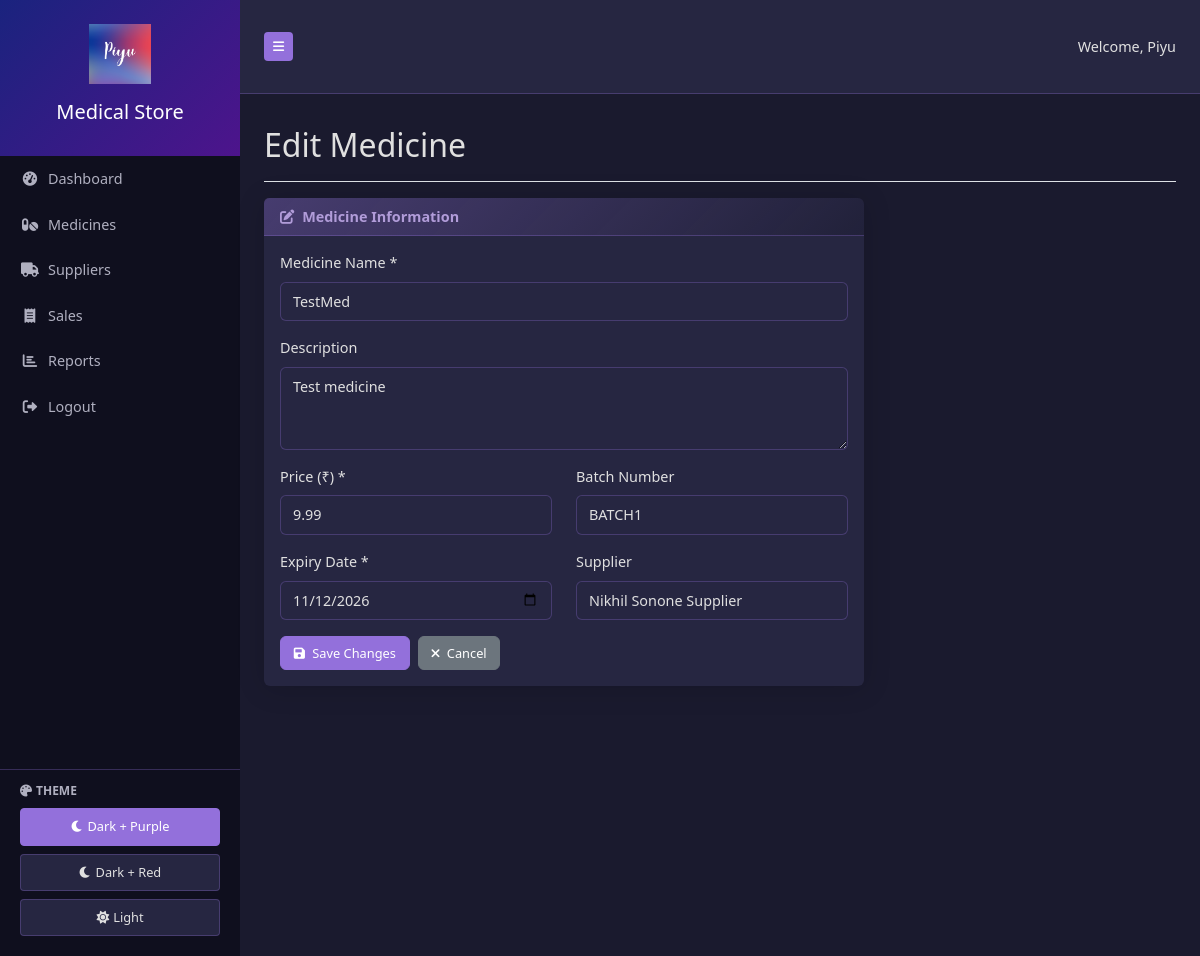
The app's page /medicine/1/edit (signed in) with its own data.
### app.py (models this page shows)
class User(UserMixin, db.Model):
    id = db.Column(db.Integer, primary_key=True)
    username = db.Column(db.String(80), unique=True, nullable=False)
    password_hash = db.Column(db.String(120), nullable=False)
    is_admin = db.Column(db.Boolean, default=False)

class Medicine(db.Model):
    id = db.Column(db.Integer, primary_key=True)
    name = db.Column(db.String(100), nullable=False)
    description = db.Column(db.Text)
    quantity = db.Column(db.Integer, nullable=False)
    price = db.Column(db.Float, nullable=False)
    supplier_id = db.Column(db.Integer, db.ForeignKey('supplier.id'))
    batch_number = db.Column(db.String(50))
    expiry_date = db.Column(db.Date, nullable=False)
    created_at = db.Column(db.DateTime, default=datetime.utcnow)

class Supplier(db.Model):
    id = db.Column(db.Integer, primary_key=True)
    name = db.Column(db.String(100), nullable=False)
    contact = db.Column(db.String(50), nullable=False)
    email = db.Column(db.String(100))
    phone = db.Column(db.String(20))
    address = db.Column(db.Text)
    gst_number = db.Column(db.String(50))
    created_at = db.Column(db.DateTime, default=datetime.utcnow)
    medicines = db.relationship('Medicine', backref='supplier_ref', lazy=True)
    purchases = db.relationship('Purchase', backref='supplier', lazy=True)

### app.py (the view, shortened to what this page needs)
@app.route('/medicine/<int:id>/edit', methods=['GET', 'POST'])
@login_required
def edit_medicine(id):
    medicine = Medicine.query.get_or_404(id)
    suppliers = Supplier.query.order_by(Supplier.name).all()
    return render_template('edit_medicine.html', medicine=medicine, suppliers=suppliers)

### app.py (called while the page is built)
@login_manager.user_loader
def load_user(user_id):
    return User.query.get(int(user_id))

### templates/edit_medicine.html (shortened to what this page needs)
{% extends "base.html" %}
{% block content %}
<div class="d-flex justify-content-between flex-wrap flex-md-nowrap align-items-center pt-3 pb-2 mb-3 border-bottom">
    <h1 class="h2">Edit Medicine</h1>
</div>
<div class="row">
    <div class="col-md-8">
        <div class="card">
            <div class="card-header">
                <i class="fas fa-edit me-1"></i>
                Medicine Information
            </div>
            <div class="card-body">
                <form method="POST">
                    <div class="mb-3">
                        <label for="name" class="form-label">Medicine Name *</label>
                        <input type="text" class="form-control" id="name" name="name" value="{{ medicine.name }}" required>
                    </div>
                    <div class="mb-3">
                        <label for="description" class="form-label">Description</label>
                        <textarea class="form-control" id="description" name="description" rows="3">{{ medicine.description or '' }}</textarea>
                    </div>
                    <div class="row">
                        <div class="col-md-6 mb-3">
                            <label for="price" class="form-label">Price (₹) *</label>
                            <input type="number" class="form-control" id="price" name="price" step="0.01" value="{{ medicine.price }}" required>
                        </div>
                        <div class="col-md-6 mb-3">
                            <label for="batch_number" class="form-label">Batch Number</label>
                            <input type="text" class="form-control" id="batch_number" name="batch_number" value="{{ medicine.batch_number or '' }}">
                        </div>
                    </div>
                    <div class="row">
                        <div class="col-md-6 mb-3">
                            <label for="expiry_date" class="form-label">Expiry Date *</label>
                            <input type="date" class="form-control" id="expiry_date" name="expiry_date" value="{{ medicine.expiry_date.strftime('%Y-%m-%d') if medicine.expiry_date else '' }}" required>
                        </div>
                        <div class="col-md-6 mb-3">
                            <label for="supplier_id" class="form-label">Supplier</label>
                            <select class="form-control" id="supplier_id" name="supplier_id">
                                {% for supplier in suppliers %}
                                <option value="{{ supplier.id }}" {% if medicine.supplier_id == supplier.id %}selected{% endif %}>{{ supplier.name }}</option>
                                {% endfor %}
                            </select>
                        </div>
                    </div>
                    <div class="d-flex gap-2">
                        <button type="submit" class="btn btn-primary">
                            <i class="fas fa-save me-1"></i> Save Changes
                        </button>
                        <a href="{{ url_for('view_medicine', id=medicine.id) }}" class="btn btn-secondary">
                            <i class="fas fa-times me-1"></i> Cancel
                        </a>
                    </div>
                </form>
            </div>
        </div>
    </div>
</div>
{% endblock %}

### templates/base.html (shortened to what this page needs)
<!DOCTYPE html>
<html lang="en">
<head>
    <link href="https://cdn.jsdelivr.net/npm/bootstrap@5.3.0/dist/css/bootstrap.min.css" rel="stylesheet">
    <link rel="stylesheet" href="https://cdnjs.cloudflare.com/ajax/libs/font-awesome/6.0.0/css/all.min.css">
    <link rel="stylesheet" href="{{ url_for('static', filename='css/style.css') }}">
</head>
<body>
    <div class="d-flex" id="wrapper">
        <div class="bg-dark text-white" id="sidebar-wrapper">
            <div class="sidebar-heading text-center py-4">
                <img src="{{ url_for('static', filename='logo.png') }}" alt="Logo" class="img-fluid mb-2" style="max-height: 60px;">
                <h5 class="mt-2">Medical Store</h5>
            </div>
            <div class="list-group list-group-flush d-flex flex-column" style="min-height: 100vh;">
                <a href="{{ url_for('dashboard') }}" class="list-group-item list-group-item-action">
                    <i class="fas fa-tachometer-alt me-2"></i>Dashboard
                </a>
                <a href="{{ url_for('medicines') }}" class="list-group-item list-group-item-action">
                    <i class="fas fa-pills me-2"></i>Medicines
                </a>
                <a href="{{ url_for('suppliers') }}" class="list-group-item list-group-item-action">
                    <i class="fas fa-truck me-2"></i>Suppliers
                </a>
                <a href="{{ url_for('sales') }}" class="list-group-item list-group-item-action">
                    <i class="fas fa-receipt me-2"></i>Sales
                </a>
                <a href="{{ url_for('reports') }}" class="list-group-item list-group-item-action">
                    <i class="fas fa-chart-bar me-2"></i>Reports
                </a>
                {% if current_user.is_authenticated %}
                    <a href="{{ url_for('logout') }}" class="list-group-item list-group-item-action">
                        <i class="fas fa-sign-out-alt me-2"></i>Logout
                    </a>
                {% endif %}
                <div class="theme-switcher mt-auto">
                    <div class="theme-label">
                        <i class="fas fa-palette me-1"></i>Theme
                    </div>
                    <button class="theme-btn active" onclick="setTheme('dark-purple')">
                        <i class="fas fa-moon me-1"></i>Dark + Purple
                    </button>
                    <button class="theme-btn" onclick="setTheme('dark-red')">
                        <i class="fas fa-moon me-1"></i>Dark + Red
                    </button>
                    <button class="theme-btn" onclick="setTheme('light')">
                        <i class="fas fa-sun me-1"></i>Light
                    </button>
                </div>
            </div>
        </div>
        <div id="page-content-wrapper">
            <nav class="navbar navbar-expand-lg border-bottom" style="background-color: var(--bg-secondary); border-color: var(--border) !important;">
                <div class="container-fluid">
                    <button class="btn btn-sm" id="menu-toggle" style="background-color: var(--accent); color: white;">
                        <i class="fas fa-bars"></i>
                    </button>
                    <div class="ms-auto">
                        <span class="navbar-text" style="color: var(--text-primary);">
                            {% if current_user.is_authenticated %}
                                Welcome, {{ current_user.username }}
                            {% endif %}
                        </span>
                    </div>
                </div>
            </nav>
            <div class="container-fluid px-4 py-3">
                {% block content %}{% endblock %}
            </div>
        </div>
    </div>
</body>
</html>

### static/css/style.css (style rules this page uses)
:root { --light-bg-primary: #f8f9fa; --light-bg-secondary: #ffffff; --light-text-primary: #212529; --light-text-secondary: #6c757d; --light-border: #dee2e6; --light-header-bg: #f8f9fc; --light-accent: #007bff; --dark-purple-bg-primary: #1a1a2e; --dark-purple-bg-secondary: #262641; --dark-purple-text-primary: #e0e0e0; --dark-purple-text-secondary: #b0b0c0; --dark-purple-sidebar-bg: #0f0f1e; --dark-purple-sidebar-header: linear-gradient(135deg, #1a237e 0%, #4d148c 100%); --dark-purple-accent: #9370db; --dark-purple-accent-light: #b19cd9; --dark-purple-accent-hover: rgba(147, 112, 219, 0.3); --dark-purple-border: rgba(147, 112, 219, 0.3); --dark-red-bg-primary: #1a1515; --dark-red-bg-secondary: #2a2025; --dark-red-text-primary: #e8e8e8; --dark-red-text-secondary: #c0c0c0; --dark-red-sidebar-bg: #0f0a0a; --dark-red-sidebar-header: linear-gradient(135deg, #5a1a1a 0%, #8b2323 100%); --dark-red-accent: #d64545; --dark-red-accent-light: #e8a0a0; --dark-red-accent-hover: rgba(214, 69, 69, 0.3); --dark-red-border: rgba(214, 69, 69, 0.3); --bg-primary: var(--dark-purple-bg-primary); --bg-secondary: var(--dark-purple-bg-secondary); --text-primary: var(--dark-purple-text-primary); --text-secondary: var(--dark-purple-text-secondary); --sidebar-bg: var(--dark-purple-sidebar-bg); --sidebar-header: var(--dark-purple-sidebar-header); --accent: var(--dark-purple-accent); --accent-light: var(--dark-purple-accent-light); --accent-hover: var(--dark-purple-accent-hover); --border: var(--dark-purple-border); }
* { transition: background-color 0.3s ease, color 0.3s ease, border-color 0.3s ease; }
body { font-size: 0.9rem; background-color: var(--bg-primary); color: var(--text-primary); }
#sidebar-wrapper { min-height: 100vh; margin-left: -15rem; transition: margin 0.25s ease-out; width: 15rem; background-color: var(--sidebar-bg); }
#sidebar-wrapper .sidebar-heading { padding: 0.875rem 1.25rem; font-size: 1.2rem; background: var(--sidebar-header); color: #fff; }
#sidebar-wrapper .list-group { width: 15rem; background-color: var(--sidebar-bg); }
#page-content-wrapper { min-width: 100vw; background-color: var(--bg-primary); }
.list-group-item { border: none; padding: 0.75rem 1.25rem; font-weight: 500; background-color: var(--sidebar-bg); color: var(--text-secondary); }
.list-group-item i { width: 20px; margin-right: 10px; text-align: center; }
.card { border: none; box-shadow: 0 0.15rem 1.75rem 0 rgba(0, 0, 0, 0.15) !important; margin-bottom: 1.5rem; background-color: var(--bg-secondary); color: var(--text-primary); }
.card-header { background: linear-gradient(135deg, var(--accent-hover) 0%, rgba(0, 0, 0, 0.1) 100%); border-bottom: 1px solid var(--border); font-weight: 600; color: var(--accent-light); }
.btn { font-size: 0.8rem; font-weight: 500; padding: 0.4rem 0.8rem; }
.btn-sm { padding: 0.25rem 0.5rem; }
.btn-primary { background-color: var(--accent); border-color: var(--accent); }
.form-control, .form-select { padding: 0.5rem 0.75rem; font-size: 0.9rem; background-color: var(--bg-secondary); border-color: var(--border); color: var(--text-primary); }
.form-label { color: var(--text-primary); }
@media (min-width: 768px) { #sidebar-wrapper { margin-left: 0; } }
@media (min-width: 768px) { #page-content-wrapper { min-width: 0; width: 100%; } }
@media (min-width: 768px) { .container-fluid { padding: 1.5rem; } }
.theme-switcher { padding: 0.75rem 1.25rem; border-top: 1px solid var(--border); margin-top: auto; }
.theme-label { display: block; font-size: 0.75rem; font-weight: 600; color: var(--text-secondary); margin-bottom: 0.5rem; text-transform: uppercase; }
.theme-btn { display: block; width: 100%; padding: 0.5rem; margin-bottom: 0.5rem; border: 1px solid var(--border); background-color: var(--bg-secondary); color: var(--text-primary); border-radius: 4px; cursor: pointer; font-size: 0.8rem; font-weight: 500; }
.theme-btn.active { background-color: var(--accent); color: #fff; border-color: var(--accent); }

### records on screen
User: username "Piyu"
Medicine: name "TestMed", description "Test medicine", price "9.99", batch_number "BATCH1", expiry_date "11/12/2026", supplier_id "Nikhil Sonone Supplier"
